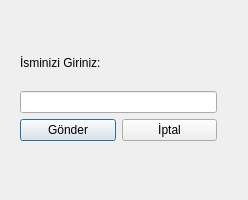
<?xml version="1.0" encoding="UTF-8"?>
<ui version="4.0">
 <class>Dialog</class>
 <widget class="QDialog" name="Dialog">
  <property name="geometry">
   <rect>
    <x>0</x>
    <y>0</y>
    <width>248</width>
    <height>200</height>
   </rect>
  </property>
  <property name="windowTitle">
   <string>Dialog</string>
  </property>
  <widget class="QWidget" name="layoutWidget">
   <property name="geometry">
    <rect>
     <x>20</x>
     <y>40</y>
     <width>197</width>
     <height>101</height>
    </rect>
   </property>
   <layout class="QVBoxLayout" name="verticalLayout_2">
    <item>
     <layout class="QVBoxLayout" name="verticalLayout">
      <item>
       <widget class="QLabel" name="label">
        <property name="text">
         <string>İsminizi Giriniz:</string>
        </property>
       </widget>
      </item>
      <item>
       <widget class="QLineEdit" name="edtIsim"/>
      </item>
     </layout>
    </item>
    <item>
     <layout class="QHBoxLayout" name="horizontalLayout">
      <item>
       <widget class="QPushButton" name="btnGonder">
        <property name="text">
         <string>Gönder</string>
        </property>
       </widget>
      </item>
      <item>
       <widget class="QPushButton" name="btnIptal">
        <property name="text">
         <string>İptal</string>
        </property>
       </widget>
      </item>
     </layout>
    </item>
   </layout>
  </widget>
 </widget>
 <resources/>
 <connections>
  <connection>
   <sender>btnIptal</sender>
   <signal>clicked()</signal>
   <receiver>Dialog</receiver>
   <slot>reject()</slot>
   <hints>
    <hint type="sourcelabel">
     <x>143</x>
     <y>121</y>
    </hint>
    <hint type="destinationlabel">
     <x>187</x>
     <y>193</y>
    </hint>
   </hints>
  </connection>
 </connections>
</ui>
